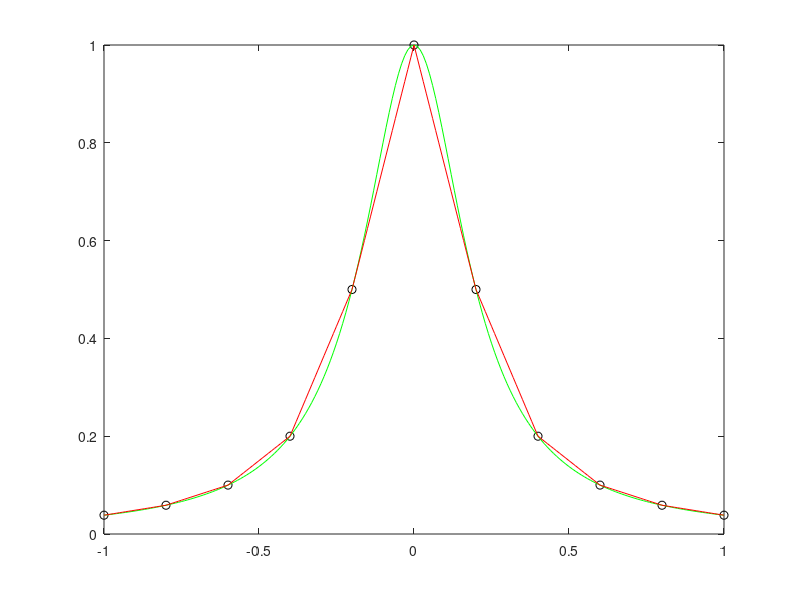
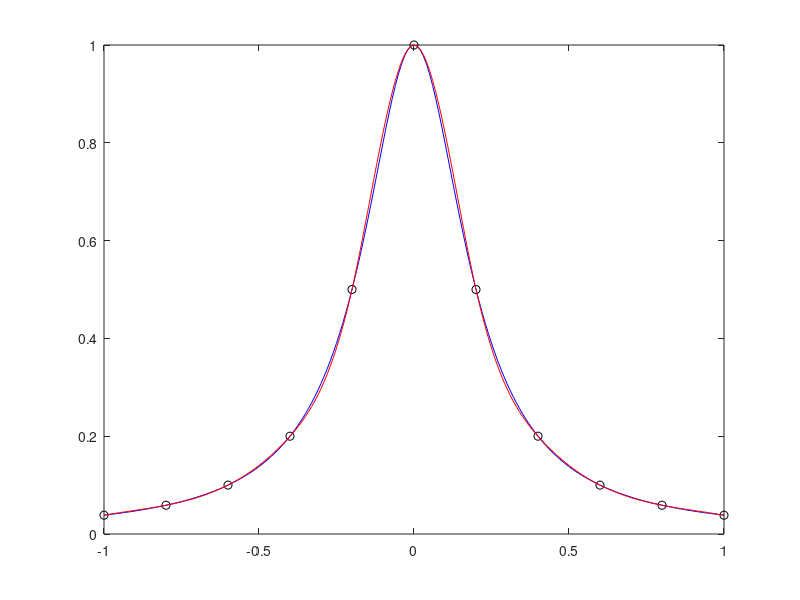

MATLAB code to generate these figures, in order:
clearvars
close all

a = -1.0; b = 1.0; N = 10; M = 200; n = 10; % (n = 1,...,N)
f = @(x) 1./(1 + 25*x.^2);

%Partitions
%Coarse partition
xN = linspace(a,b,N+1); fN = f(xN); 

%Finer partition
xM = linspace(a,b,M+1); fM = f(xM);

%Linear splines (polygonal): interp1
lM = interp1(xN, fN, xM);

plot(xN, fN, 'ok');
hold on
plot(xM, fM, 'g-');
plot(xM, lM, 'r-');

hold off

%Error 

%Mean error
fprintf('Error. Linear splines (polygonal)\n')
meanErr = norm(fM-lM,1)/(M+1);
fprintf('degree: %d Mean Error: %8.4e\n', n, meanErr)

%Max error
maxErr = norm(fM-lM,inf);
fprintf('degree: %d Max. Error: %8.4e\n', n, maxErr)

%Cubic splines: spline
sM = spline(xN, fN, xM);

figure()
plot(xN, fN, 'ok');
hold on
plot(xM, fM, 'b-');
plot(xM, sM, 'r-');

hold off

%Error 

%Mean error
fprintf('Error. Cubic splines')
meanErr = norm(fM-sM,1)/(M+1);
fprintf('degree: %d Mean Error: %8.4e\n', n, meanErr)

%Max error
maxErr = norm(fM-sM,inf);
fprintf('degree: %d Max. Error: %8.4e\n', n, maxErr)
